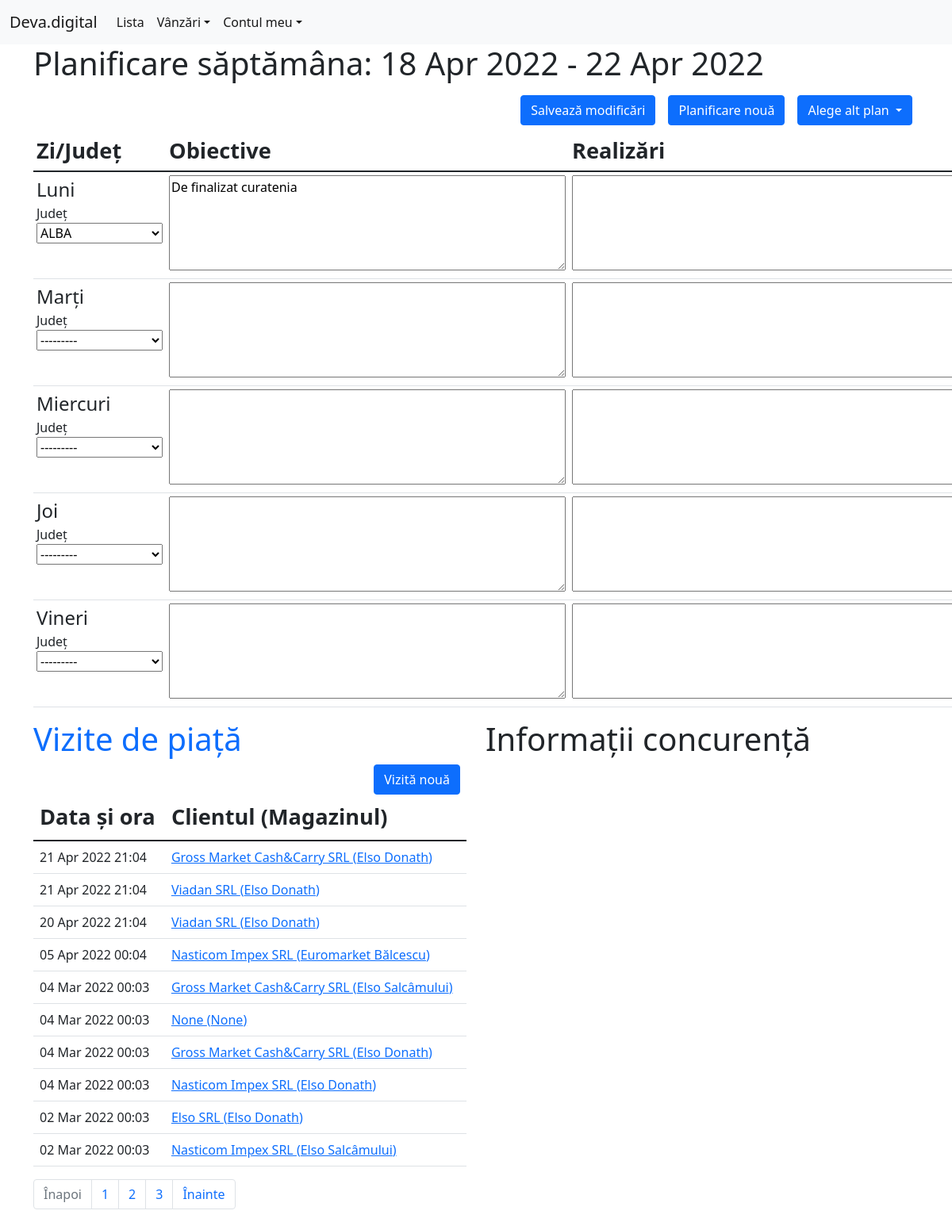
The page /?pk=1 (signed in) on the database as committed earlier.
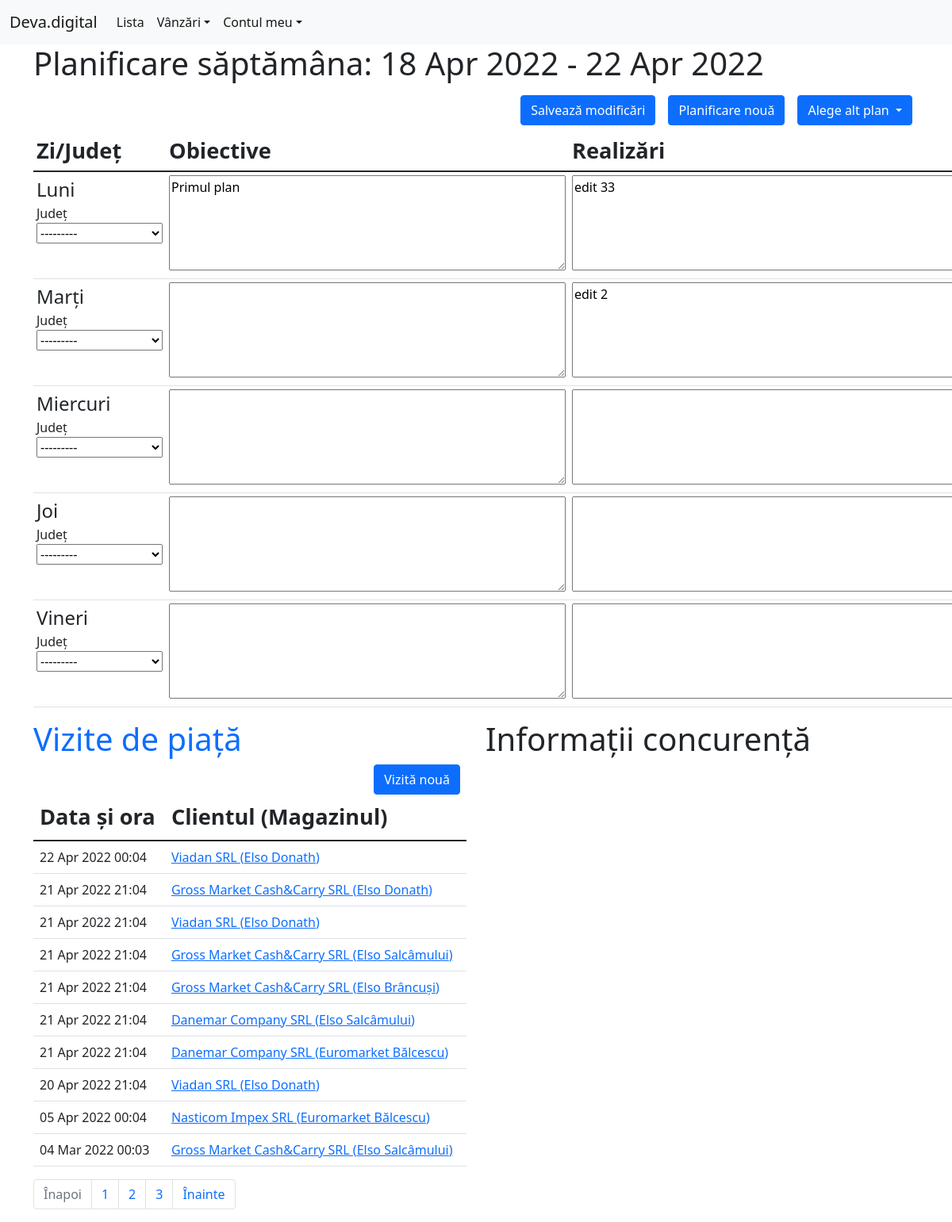
The same page on the database as committed later.
### sales/models.py (models this page shows, shortened)
class WeekPlan(models.Model):
	start_date = models.DateField(blank=True, null=True)
	end_date = models.DateField(blank=True, null=True)
	agent = models.ForeignKey(Agent, blank=True, null=True, on_delete=models.SET_NULL)
	date_created = models.DateField(default=timezone.now, blank=True)
	last_modified = models.DateTimeField(auto_now=True)
	monday_location = models.ForeignKey(County, blank=True, null=True, on_delete=models.SET_NULL, related_name="monday_location")
	monday_goal = models.TextField(blank=True)
	monday_achieved = models.TextField(blank=True)
	tuesday_location = models.ForeignKey(County, blank=True, null=True, on_delete=models.SET_NULL, related_name="tuesday_location")
	tuesday_goal = models.TextField(blank=True)
	tuesday_achieved = models.TextField(blank=True)
	wendsday_location = models.ForeignKey(County, blank=True, null=True, on_delete=models.SET_NULL, related_name="wendsday_location")
	wendsday_goal = models.TextField(blank=True)
	wendsday_achieved = models.TextField(blank=True)
	thursday_location = models.ForeignKey(County, blank=True, null=True, on_delete=models.SET_NULL, related_name="thursday_location")
	thursday_goal = models.TextField(blank=True)
	thursday_achieved = models.TextField(blank=True)
	friday_location = models.ForeignKey(County, blank=True, null=True, on_delete=models.SET_NULL, related_name="friday_location")
	friday_goal = models.TextField(blank=True)
	friday_achieved = models.TextField(blank=True)
	class Meta:
		verbose_name = "plan saptamanal"
		verbose_name_plural = "planuri saptamanale"

class Visit(models.Model):
	agent = models.ForeignKey(Agent, blank=True, null=True, on_delete=models.SET_NULL)
	client = models.ForeignKey(Client, blank=True, null=True, on_delete=models.SET_NULL, related_name="client")
	shop = models.ForeignKey(Shop, blank=True, null=True, on_delete=models.SET_NULL, related_name="shop")
	date_created = models.DateTimeField(default=timezone.now, blank=True)
	last_modified = models.DateTimeField(auto_now=True)
	products = models.ManyToManyField(Product)
	shelf_image = models.ImageField(upload_to="images/", blank=True)
	class Meta:
		verbose_name = "vizita"
		verbose_name_plural = "vizite"

class Client(models.Model):
	name = models.CharField("Numele", max_length=254)
	loc_name = models.CharField("Numele locatiei", max_length=254, null=True, blank=True)
	CUI = models.IntegerField("CUI", blank=True, null=True)
	channel = models.ForeignKey(Channel, blank=True, null=True, on_delete=models.SET_NULL, verbose_name="Canal distributie")
	distributor = models.BooleanField("Distribuitor", blank=True)
	lka = models.BooleanField("Local Key Accout", blank=True)
	zone = models.ForeignKey(Zone, blank=True, null=True, on_delete=models.SET_NULL, verbose_name="Zona")
	address = models.CharField("Adresa", max_length=254, blank=True)
	city = models.CharField("Localitatea", max_length=50, blank=True)
	county = models.ForeignKey(County, blank=True, null=True, on_delete=models.SET_NULL)
	contact_person = models.CharField("Persoana de contact", max_length=254, blank=True)
	contact_position = models.CharField("Functia", max_length=254, blank=True, null=True)
	phone = models.CharField("Telefon", max_length=10, blank=True)
	email = models.EmailField("Email", max_length=100, blank=True)
	class Meta:
		verbose_name = "client"
		verbose_name_plural = "clienti"
	def __str__(self):
		return self.name

class Shop(models.Model):
	name = models.CharField("Numele", max_length=254)
	client = models.ForeignKey(Client, blank=True, null=True, on_delete=models.CASCADE)
	shop_type = models.ForeignKey(ShopType, blank=True, null=True, on_delete=models.SET_NULL)
	address = models.CharField("Adresa", max_length=254, blank=True)
	city = models.CharField("Localitatea", max_length=50, blank=True)
	county = models.ForeignKey(County, blank=True, null=True, on_delete=models.SET_NULL)
	class Meta:
		verbose_name = "magazin"
		verbose_name_plural = "magazine"
	def __str__(self):
		return self.name

### sales/views.py (the view, shortened to what this page needs)
# urls.py: path('', views.index, name='index'),
def index(request):
	my_date = datetime.now()
	week_day = my_date.weekday()
	pk = request.GET.get('pk')
	plan = WeekPlan.objects.order_by('start_date').last()
	week_plans = WeekPlan.objects.all().order_by('-start_date')
	start_date = my_date - timedelta(days=week_day)
	end_date = my_date + timedelta(days=(4 - week_day))
	if request.method == "GET":
		if not week_plans:
			form=PlanForm()
		else:
			if pk != None:
				plan = WeekPlan.objects.get(id=pk)
			form = PlanForm(instance=plan)
			start_date = plan.start_date
			end_date = plan.end_date
		visits = Visit.objects.all().order_by('-date_created')
		paginator = Paginator(visits, 10)
		page_number = request.GET.get('page')
		page_obj = paginator.get_page(page_number)
	return render(request, 'sales/index.html', {
		'form': form,
		'plan': plan,
		'start_date': start_date,
		'end_date': end_date,
		'page_obj': page_obj,
		'week_plans': week_plans,
	})

### sales/forms.py
class PlanForm(forms.ModelForm):
	start_date = forms.DateField(
		required=False,
		widget=forms.DateInput(
			attrs={
				'type': 'date',
				'class': 'form_input',
			},
		),
	)
	end_date = forms.DateField(
		required=False,
		widget=forms.DateInput(
			attrs={
				'type': 'date',
				'class': 'form_input',
			},
		),
	)
	class Meta:
		model = WeekPlan
		fields = "__all__"
		exclude = ("last-modified",)
		labels = {
			"monday_location": "Locație",
			"monday_goal": "Obiective",
			"monday_achieved": "Realizări",
			"tuesday_location": "Locație",
			"tuesday_goal": "Obiective",
			"tuesday_achieved": "Realizări",
			"wendsday_location": "Locație",
			"wendsday_goal": "Obiective",
			"wendsday_achieved": "Realizări",
			"thursday_location": "Locație",
			"thursday_goal": "Obiective",
			"thursday_achieved": "Realizări",
			"friday_location": "Locație",
			"friday_goal": "Obiective",
			"friday_achieved": "Realizări",
		}

### sales/models.py (called while the page is built)
	def __str__(self):
		return self.name

### sales/templates/sales/index.html (shortened to what the changed rows need)
{% extends 'sales/base.html' %}
{% block content %}
<section class="container">
    {% if user.is_authenticated %}
    <h1>Planificare săptămâna: {{ start_date|date:"d M Y" }} - {{ end_date|date:"d M Y" }}</h1>
    <form action="{% url 'sales:index' %}" method="post" class="form">
        <div class="d-flex justify-content-end">
            <button type="submit" class="btn btn-primary m-2">Salvează modificări</button>
            <a href="{% url 'sales:add_plan' %}" class="btn btn-primary m-2">Planificare nouă</a>
            <button class="btn btn-primary dropdown-toggle m-2" type="button" id="dropdownMenuButton1" data-bs-toggle="dropdown" aria-expanded="false">
                Alege alt plan
            </button>
        </div>
        <table class="table table-sm">
            <thead>
                <tr>
                    <th scope="col">Zi/Județ</th>
                    <th scope="col">Obiective</th>
                    <th scope="col">Realizări</th>
                </tr>
            </thead>
            <tbody>
                <tr>
                    <td>
                        <div class="day">Luni</div>
                        <div>Județ {{ form.monday_location }}</div>
                    </td>
                    <td>{{ form.monday_goal }}</td>
                    <td>{{ form.monday_achieved }}</td>
                </tr>
                <tr>
                    <td>
                        <div class="day">Marți</div>
                        <div>Județ {{ form.tuesday_location }}</div>
                    </td>
                    <td>{{ form.tuesday_goal }}</td>
                    <td>{{ form.tuesday_achieved }}</td>
                </tr>
                <tr>
                    <td>
                        <div class="day">Miercuri</div>
                        <div>Județ {{ form.wendsday_location }}</div>
                    </td>
                    <td>{{ form.wendsday_goal }}</td>
                    <td>{{ form.wendsday_achieved }}</td>
                </tr>
                <tr>
                    <td>
                        <div class="day">Joi</div>
                        <div>Județ {{ form.thursday_location }}</div>
                    </td>
                    <td>{{ form.thursday_goal }}</td>
                    <td>{{ form.thursday_achieved }}</td>
                </tr>
                <tr>
                    <td>
                        <div class="day">Vineri</div>
                        <div>Județ {{ form.friday_location }}</div>
                    </td>
                    <td>{{ form.friday_goal }}</td>
                    <td>{{ form.friday_achieved }}</td>
                </tr>
            </tbody>
        </table>
    </form>
</section>
<section class="container">
    <div class="row">
        <div class="col-6">
            <h1 id="vizite"><a href="{% url 'sales:visits' %}" class="text-decoration-none">Vizite de piață</a></h1>
            <div class="d-grid gap-2 d-md-flex justify-content-md-end">
                <a href="{% url 'sales:new_visit' %}" class="btn btn-primary me-md-2">Vizită nouă</a>
            </div>
            <table class="table table-hover">
                <thead>
                    <tr>
                        <th>Data și ora</th>
                        <th>Clientul (Magazinul)</th>
                    </tr>
                </thead>
                <tbody>
                    {% for visit in page_obj %}
                        <tr>
                            <td>{{ visit.date_created|date:'d M Y H:m' }}</td>
                            <td><a href="{% url 'sales:visit' visit.id %}">{{ visit.client }} ({{ visit.shop }})</a></td>
                        </tr>
                    {% empty %}
                        <p>Nu au fost realizate vizite încă.</p>
                    {% endfor %}
                </tbody>
            </table>
            <nav aria-label="Page navigation example">
                <ul class="pagination">
                {% if page_obj.has_previous %}
                    <li class="page-item"><a class="page-link" href="?page={{ page_obj.previous_page_number }} #vizite">Înapoi</a></li>
                {% else %}
                <li class="page-item disabled"><a class="page-link" href="#">Înapoi</a></li>
                {% endif %}
                {% for page in page_obj.paginator.page_range %}
                    <li class="page-item"><a class="page-link" href="?page={{ page }} #vizite">{{ page }}</a></li>
                {% endfor %}
                {% if page_obj.has_next %}
                    <li class="page-item"><a class="page-link" href="?page={{ page_obj.next_page_number }} #vizite">Înainte</a></li>
                {% else %}
                    <li class="page-item disabled"><a class="page-link" href="#">Înainte</a></li>
                {% endif %}
                </ul>
            </nav>
        </div>
        <div class="col-6">
            <h1>Informații concurență</h1>
        </div>
    </div>
    {% else %}
		<p>Pentru a putea accesa aceste informații, trebuie să te autentifici</p>
		<button class="btn btn-primary me-md-2">
			<a href="{% url 'users:login' %}">Login</a>
		</button>
	{% endif %}
</section>
{% endblock %}

Rows that differ between the two databases and show on the page:
no longer on this page (row unchanged): Visit: date_created "04 Mar 2022 00:03", client "None", shop "None"
no longer on this page (row unchanged): Visit: date_created "04 Mar 2022 00:03", client "Gross Market Cash&Carry SRL", shop "Elso Donath"
no longer on this page (row unchanged): Visit: date_created "04 Mar 2022 00:03", client "Nasticom Impex SRL", shop "Elso Donath"
no longer on this page (row unchanged): Visit: date_created "02 Mar 2022 00:03", client "Elso SRL", shop "Elso Donath"
no longer on this page (row unchanged): Visit: date_created "02 Mar 2022 00:03", client "Nasticom Impex SRL", shop "Elso Salcâmului"
changed WeekPlan: monday_location "ALBA" → "---------"; monday_goal "De finalizat curatenia" → "Primul plan"; monday_achieved (not shown) → "edit 33"; tuesday_achieved (not shown) → "edit 2"
added Visit: date_created "22 Apr 2022 00:04", client "Viadan SRL", shop "Elso Donath"
added Visit: date_created "21 Apr 2022 21:04", client "Gross Market Cash&Carry SRL", shop "Elso Salcâmului"
added Visit: date_created "21 Apr 2022 21:04", client "Gross Market Cash&Carry SRL", shop "Elso Brâncuși"
added Visit: date_created "21 Apr 2022 21:04", client "Danemar Company SRL", shop "Elso Salcâmului"
added Visit: date_created "21 Apr 2022 21:04", client "Danemar Company SRL", shop "Euromarket Bălcescu"
